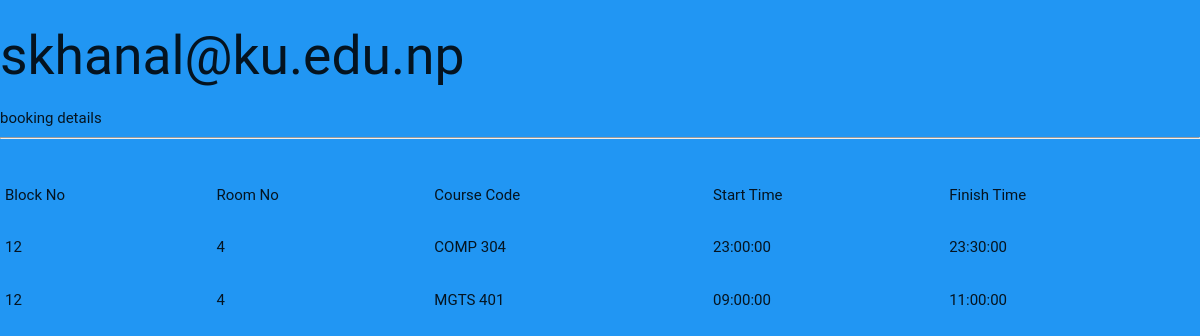
The page /php/admin/teacher_log.php?teacherMail=skhanal@ku.edu.np on the database its author committed.
### tables this page shows
CREATE TABLE IF NOT EXISTS `booked_room` (
  `status` tinyint(1) NOT NULL DEFAULT '0',
  `bookedDate` date NOT NULL,
  `startTime` time NOT NULL,
  `finishTime` time NOT NULL,
  `courseCode` varchar(50) NOT NULL,
  `teacherMail` varchar(50) NOT NULL,
  `roomNo` int(11) NOT NULL,
  `blockNo` int(11) NOT NULL
);

### php/admin/teacher_log.php (the view, shortened to what this page needs)
<?php
require '../database_connection.php';
$display = "";
if(isset($_GET['teacherMail'])){
	$teacherMail = $_GET['teacherMail'];
	$display .= "<h2>$teacherMail </h2> booking details<hr><br>";
	$logQuery = $mysqli->query("SELECT * FROM booked_room WHERE teacherMail = '$teacherMail'") or die($mysqli->error);
	if($logQuery->num_rows){
		$display .= "
		<tbody>
			<tr>
				<td>Block No&nbsp;&nbsp;&nbsp;</td>
				<td>Room No&nbsp;&nbsp;&nbsp;</td>
				<td>Course Code&nbsp;&nbsp;&nbsp;</td>
				<td>Start Time&nbsp;&nbsp;&nbsp;</td>
				<td>Finish Time&nbsp;&nbsp;&nbsp;</td>
			</tr>
		</tbody>
		";
		while($rows = $logQuery->fetch_array(MYSQLI_ASSOC)){
			$blockNo = $rows['blockNo'];
			$roomNo = $rows['roomNo'];
			$courseCode = $rows['courseCode'];
			$startTime = $rows['startTime'];
			$finishTime = $rows['finishTime'];
			$display .= "
				<tbody>
					<tr>
						<td>$blockNo &nbsp;&nbsp;&nbsp;</td>
						<td>$roomNo &nbsp;&nbsp;&nbsp;</td>
						<td>$courseCode &nbsp;&nbsp;&nbsp;</td>
						<td>$startTime &nbsp;&nbsp;&nbsp;</td>
						<td>$finishTime &nbsp;&nbsp;&nbsp;</td>
					</tr>
				</tbody>
			";
		}
	}else{
		$display .= "No rooms booked yet";
	}
}
?>
<!DOCTYPE html>
<html>
<head>
    <link href="../css/style.css" type="text/css" rel="stylesheet">
    <link href="../css/plugin.css" type="text/css" rel="stylesheet" >
</head>
<body >
	<table>
		<?=$display?>
	</table>

### css/style.css (style rules this page uses)
body { background: #2196F3; }

### rows shown on the page
booked_room: blockNo "12", roomNo "4", courseCode "COMP 304", startTime "23:00:00", finishTime "23:30:00"
booked_room: blockNo "12", roomNo "4", courseCode "MGTS 401", startTime "09:00:00", finishTime "11:00:00"

### other values the page prints
$teacherMail "skhanal@ku.edu.np"
